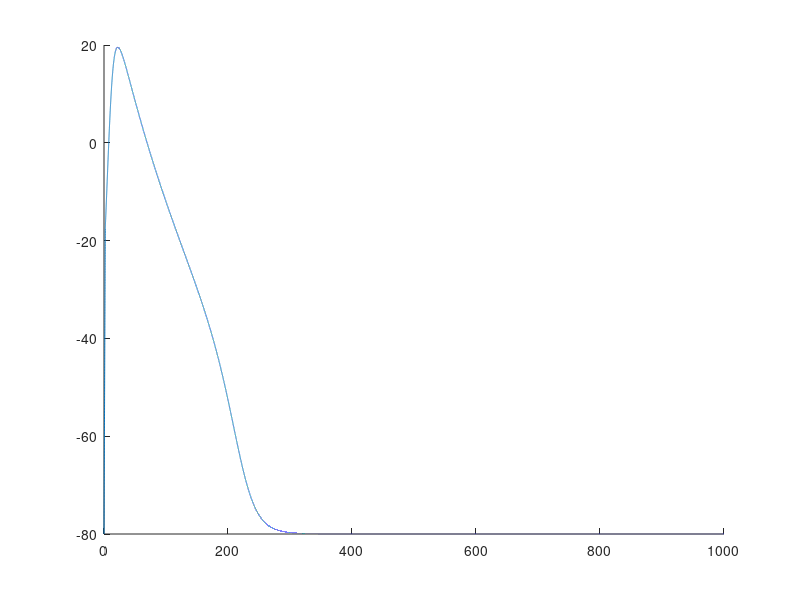
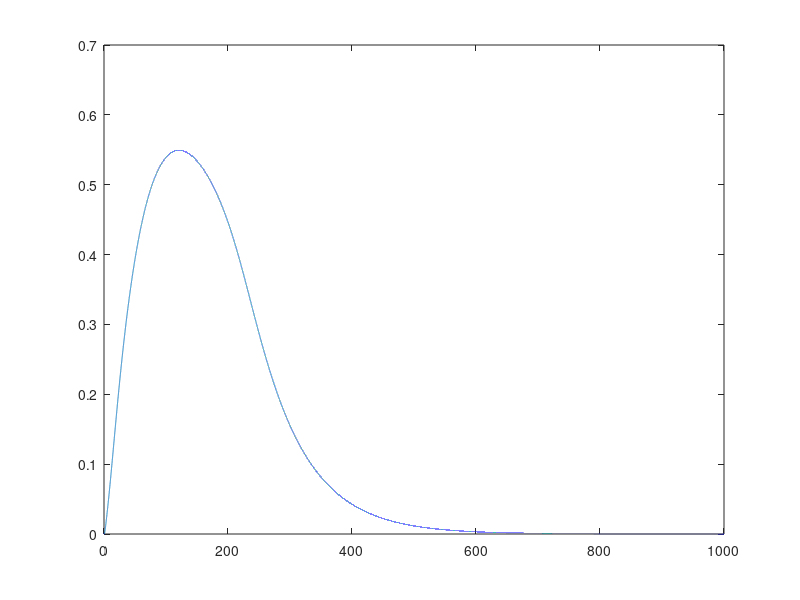

Here is the MATLAB script that generated these plots, in order:
clear all
close all
 
t=linspace(0,1000,100001);

% parameters of dimensionless model

c1=0.26;
c2=0.1;
a=0.13;
b=0.013;
d=1;

% parameters of dimension model

Vr=-80;
Vm=30;
Vd=Vm-Vr;
Vu=(1-a)*Vr+a*Vm;

% computed parameters

mu1=c1/Vd^2;
mu2=c2;
mu3=b;
mu4=d;


V(1)=Vr;
w(1)=0.0;
 
counter=1;
 
tau=t(2)-t(1);
 
f=@(t)(t<=2.0);
 
for i=2:length(t)
    
        Vold=V(i-1);
        wold=w(i-1);
        
        V_norm=(Vold-Vr)/Vd;
        
        Iapp=30*f(t(i-1));
        
        Vnew=Vold+tau*(Iapp-mu1*(Vold-Vr)*(Vold-Vm)*(Vold-Vu) -mu2*wold*(Vold-Vr));
        wnew=wold+tau*mu3*(V_norm-mu4*wold);


  
        V(i)=Vnew;
        w(i)=wnew;
        counter=counter+1;

    
end
 

hold on 
plot(t,V);

figure(2)
plot(t,w);

